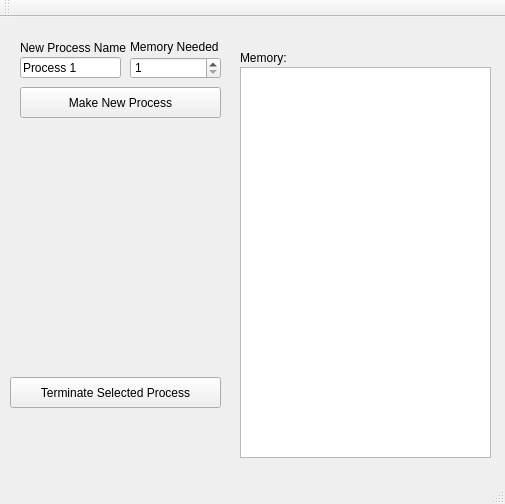
<?xml version="1.0" encoding="UTF-8"?>
<ui version="4.0">
 <class>MemoryApplication</class>
 <widget class="QMainWindow" name="MemoryApplication">
  <property name="geometry">
   <rect>
    <x>0</x>
    <y>0</y>
    <width>505</width>
    <height>504</height>
   </rect>
  </property>
  <property name="windowTitle">
   <string>MemoryApplication</string>
  </property>
  <widget class="QWidget" name="centralWidget">
   <widget class="QListView" name="lstMemory">
    <property name="geometry">
     <rect>
      <x>240</x>
      <y>50</y>
      <width>251</width>
      <height>391</height>
     </rect>
    </property>
   </widget>
   <widget class="QSpinBox" name="intMemNeeded">
    <property name="geometry">
     <rect>
      <x>130</x>
      <y>40</y>
      <width>91</width>
      <height>22</height>
     </rect>
    </property>
    <property name="minimum">
     <number>1</number>
    </property>
   </widget>
   <widget class="QLineEdit" name="txtNewProcess">
    <property name="geometry">
     <rect>
      <x>20</x>
      <y>40</y>
      <width>101</width>
      <height>21</height>
     </rect>
    </property>
    <property name="text">
     <string>Process 1</string>
    </property>
   </widget>
   <widget class="QLabel" name="label_5">
    <property name="geometry">
     <rect>
      <x>20</x>
      <y>20</y>
      <width>111</width>
      <height>21</height>
     </rect>
    </property>
    <property name="text">
     <string>New Process Name</string>
    </property>
   </widget>
   <widget class="QPushButton" name="btnNewProcess">
    <property name="geometry">
     <rect>
      <x>20</x>
      <y>70</y>
      <width>201</width>
      <height>31</height>
     </rect>
    </property>
    <property name="text">
     <string>Make New Process</string>
    </property>
   </widget>
   <widget class="QLabel" name="label_6">
    <property name="geometry">
     <rect>
      <x>130</x>
      <y>20</y>
      <width>91</width>
      <height>20</height>
     </rect>
    </property>
    <property name="text">
     <string>Memory Needed</string>
    </property>
   </widget>
   <widget class="QLabel" name="label_7">
    <property name="geometry">
     <rect>
      <x>240</x>
      <y>30</y>
      <width>111</width>
      <height>21</height>
     </rect>
    </property>
    <property name="text">
     <string>Memory:</string>
    </property>
   </widget>
   <widget class="QPushButton" name="btnTerminate">
    <property name="geometry">
     <rect>
      <x>10</x>
      <y>360</y>
      <width>211</width>
      <height>31</height>
     </rect>
    </property>
    <property name="text">
     <string>Terminate Selected Process</string>
    </property>
   </widget>
  </widget>
  <widget class="QMenuBar" name="menuBar">
   <property name="geometry">
    <rect>
     <x>0</x>
     <y>0</y>
     <width>505</width>
     <height>21</height>
    </rect>
   </property>
  </widget>
  <widget class="QToolBar" name="mainToolBar">
   <attribute name="toolBarArea">
    <enum>TopToolBarArea</enum>
   </attribute>
   <attribute name="toolBarBreak">
    <bool>false</bool>
   </attribute>
  </widget>
  <widget class="QStatusBar" name="statusBar"/>
 </widget>
 <layoutdefault spacing="6" margin="11"/>
 <resources/>
 <connections/>
</ui>
